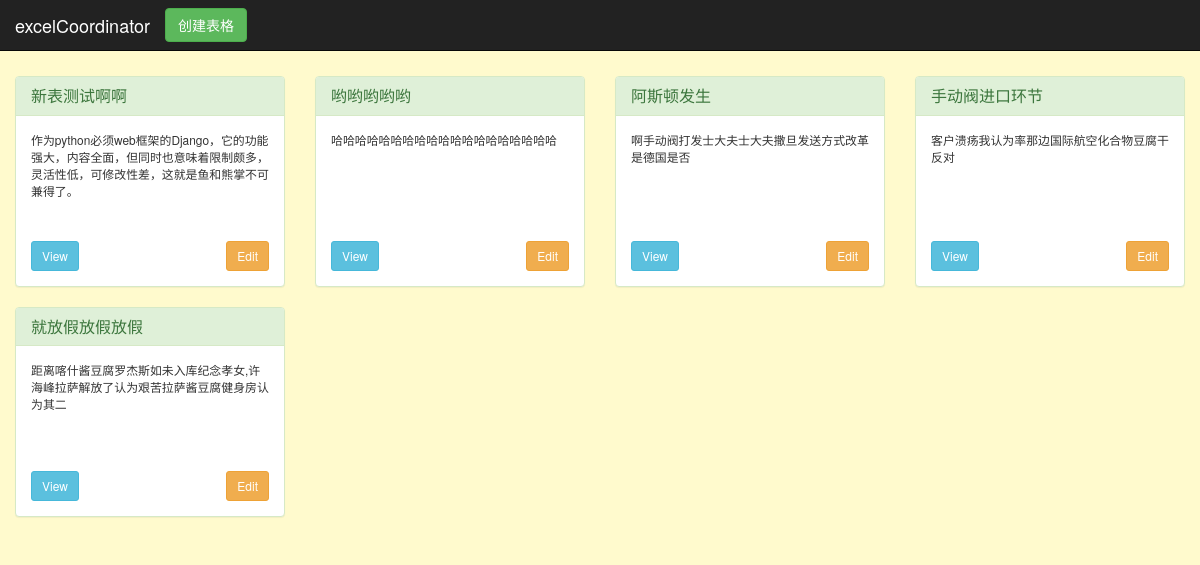
/index/, run on an earlier commit of the app's database.
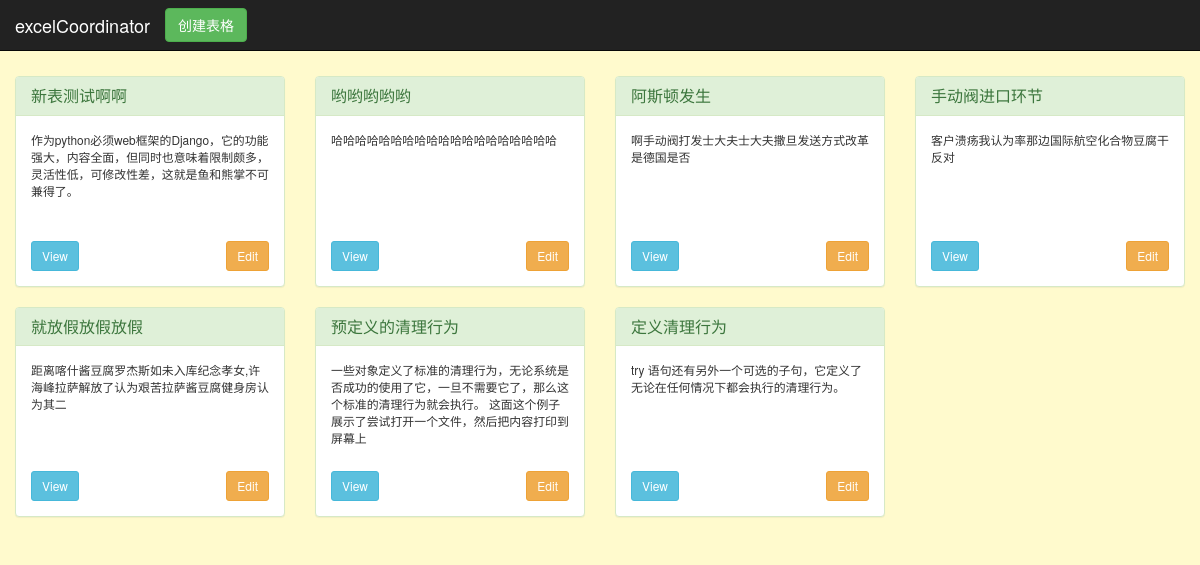
And on a later commit of the database.
### ec/models.py (models this page shows)
class ExcelTable(models.Model):
    name = models.CharField(max_length=45, unique=True, null=False, blank=False)
    presentation = models.CharField(max_length=300)
    lastUpdate = models.DateTimeField(auto_now=True)

### ec/views.py (the view)
# urls.py: path('index/', views.index),
def index(request):
    tables = models.ExcelTable.objects.all()
    return render(request, "index.html", {"tables": tables})

### templates/index.html (shortened to what this page needs)
<!DOCTYPE html>
<html lang="zh-CN">
<head>
    <link href="../static/bootstrap-3.3.7-dist/css/bootstrap.min.css" rel="stylesheet">
</head>
<body>
<nav class="navbar navbar-fixed-top navbar-inverse">
        <div class="navbar-header">
            <a class="navbar-brand" href="#">excelCoordinator</a>
        </div>
        <div id="navbar" class="navbar-collapse collapse navbar-left navbar-form">
                <button class="btn btn-success " id="openCreateWindow">创建表格</button>
        </div>
</nav>
<div class="container-fluid">
    <div class="row" id="tables">
        {% for table in tables %}
            <div class="col-lg-3 col-md-6 col-sm-6 col-xs-12" tabid="{{ table.id }}">
                <div class="panel panel-success">
                    <div class="panel-heading">
                        <h4 class="panel-title">{{ table.name }}</h4>
                    </div>
                    <div class="panel-body">
                        <p class="text-left small" style="height: 100px">{{ table.presentation }}</p>
                        <button name="view" class="btn btn-sm btn-info">View</button>
                        <div class="btn-group pull-right">
                            <button name="edit" class="btn btn-sm btn-warning">Edit</button>
                        </div>
                    </div>
                </div>
            </div>
        {% endfor %}
    </div>
</div>
</body>
</html>

### templates/index.html (style rules this page uses)
body { margin-top: 76px; background: lemonchiffon; }

What changed in the data, as far as the page shows it:
added ExcelTable: name "预定义的清理行为", presentation "一些对象定义了标准的清理行为，无论系统是否成功的使用了它，一旦不需要它了，那么这个标准的清理行为就会执行。 这面这个例子展示了尝试打开一个文件，然后把内容打印到屏幕上"
added ExcelTable: name "定义清理行为", presentation "try 语句还有另外一个可选的子句，它定义了无论在任何情况下都会执行的清理行为。"
